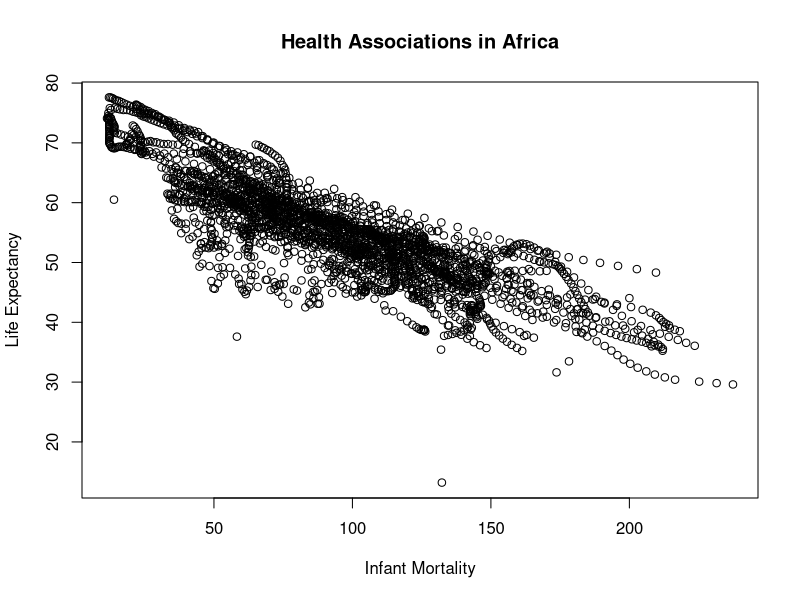
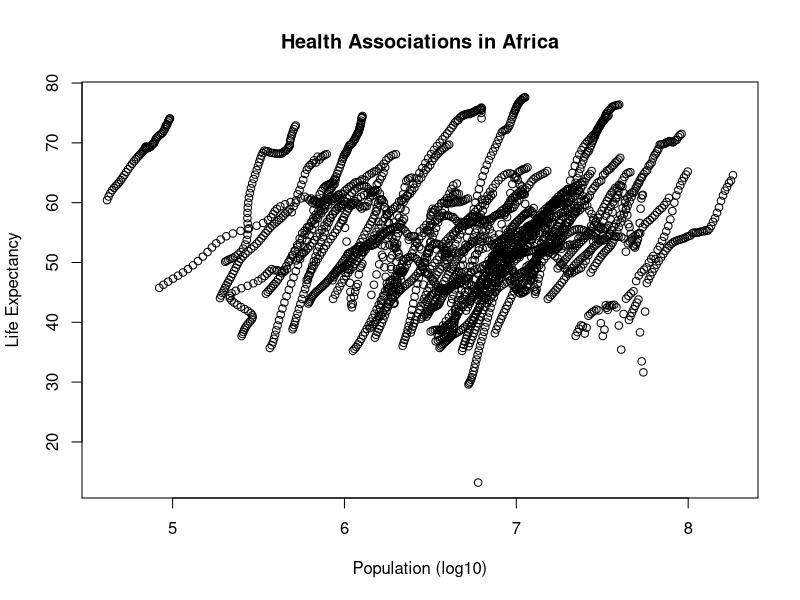
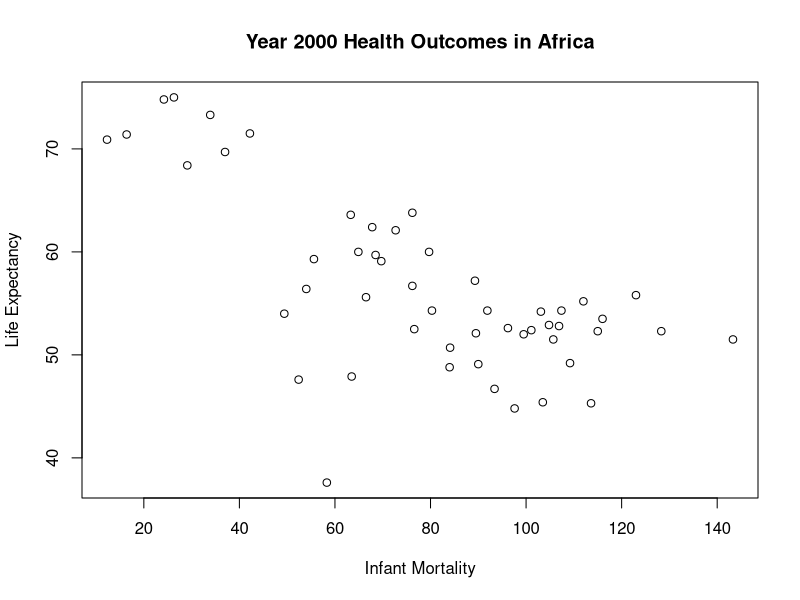
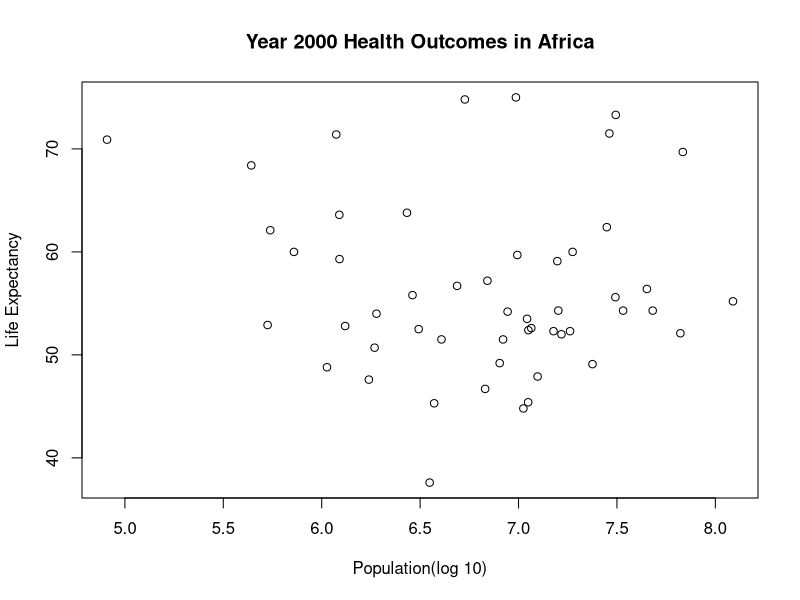
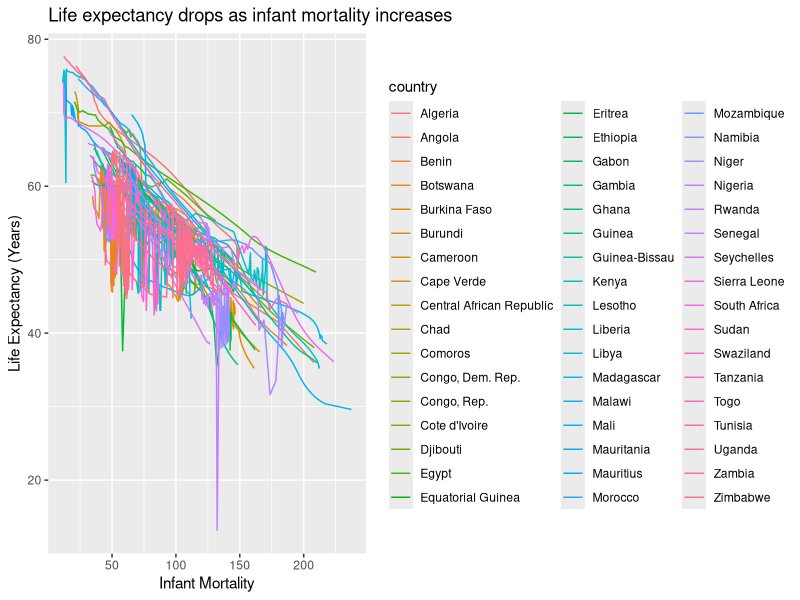
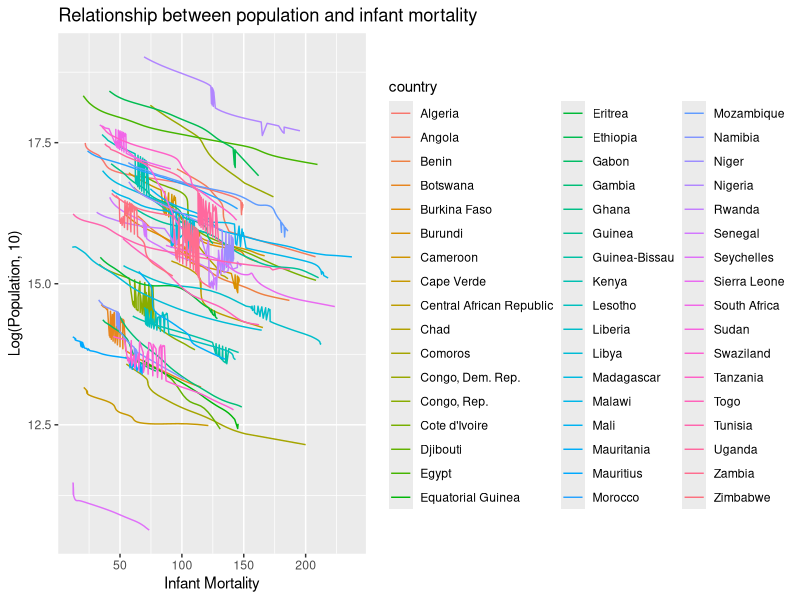
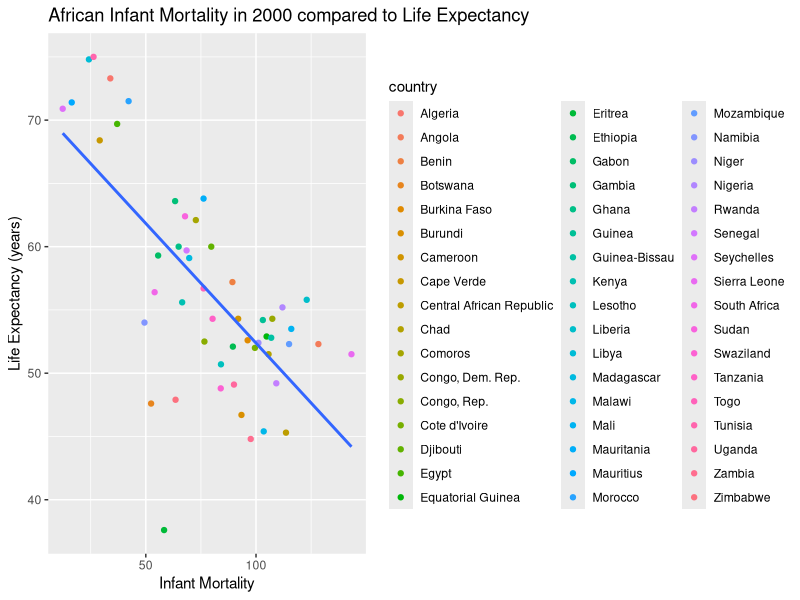

Recreate these plots in R, in order.
## ---- chunk 1
library(dslabs)
library(tidyverse)
library(skimr)
## ---- chunk 2
help("gapminder")
glimpse("gapminder")
skim("gapminder")
## ---- chunk 3
str(gapminder)
summary(gapminder)
class(gapminder)
## ---- chunk 4
africandata <- gapminder[gapminder$continent == "Africa", ]
str(africandata)
summary(africandata)
## ---- chunk 5
infantmort <- africandata$infant_mortality
lifeexp <- africandata$life_expectancy
africaninfantlife <- data.frame("infant mortality" = infantmort, "life expectancy" = lifeexp)
str(africaninfantlife)
summary(africaninfantlife)
## ---- chunk 6
pop <- africandata$population
lifeexp <- africandata$life_expectancy
africanpoplife <- data.frame("population" = pop, "life expectancy" = lifeexp)
str(africanpoplife)
summary(africanpoplife)
## ---- chunk 7
plot(africaninfantlife, xlab = "Infant Mortality", ylab = "Life Expectancy", main = "Health Associations in Africa", type = "p")
## ---- chunk 8
plot(log10(pop), lifeexp, xlab = "Population (log10)", ylab = "Life Expectancy", main = "Health Associations in Africa", type = "p")
## ---- chunk 9
missing <- which(is.na(infantmort))
print(missing)
## ---- chunk 10
yeardata <- gapminder$year[missing]
print(yeardata)
## ---- chunk 11
yeary2k <- africandata[africandata$year == 2000, ]
str(yeary2k)
summary(yeary2k)
## ---- chunk 12
plot(yeary2k$infant_mortality, yeary2k$life_expectancy, xlab = "Infant Mortality", ylab = "Life Expectancy", main = "Year 2000 Health Outcomes in Africa", type = "p")
## ---- chunk 13
plot(log10(yeary2k$population), yeary2k$life_expectancy, xlab = "Population(log 10)", ylab = "Life Expectancy", main = "Year 2000 Health Outcomes in Africa", type = "p")
## ---- chunk 14
fit1 <- lm(yeary2k$life_expectancy ~ yeary2k$infant_mortality)
fit2 <- lm(yeary2k$life_expectancy ~ yeary2k$population)
## ---- chunk 15
summary(fit1)
summary(fit2)
## ---- chunk 16
gapminder %>%
  filter(continent == "Africa") %>%
  select(country, infant_mortality, life_expectancy, population) %>%
  ggplot(aes(infant_mortality, life_expectancy)) +
    geom_line(aes(color = country)) +
    labs(x = "Infant Mortality", y = "Life Expectancy (Years)", title = "Life expectancy drops as infant mortality increases")
## ---- chunk 17
gapminder %>%
  filter(continent == "Africa") %>%
  select(country, infant_mortality, life_expectancy, population) %>%
  ggplot() +
    geom_line(aes(infant_mortality, log(population), color = country)) +
    labs(x = "Infant Mortality", y = "Log(Population, 10)", title = "Relationship between population and infant mortality")
## ---- chunk 18
gapminder %>%
  filter(continent == "Africa", year == "2000") %>%
  select(country, infant_mortality, life_expectancy, population) %>%
  ggplot(aes(x = infant_mortality, y = life_expectancy)) +
  geom_point(aes(color = country)) +
  geom_smooth(method = "lm", se = FALSE) +
  labs(x = "Infant Mortality", y = "Life Expectancy (years)", title = "African Infant Mortality in 2000 compared to Life Expectancy")
